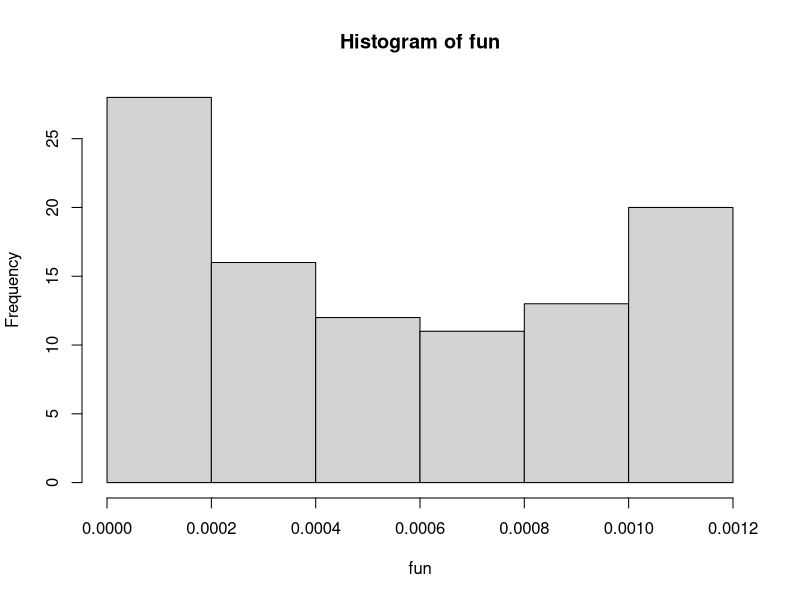
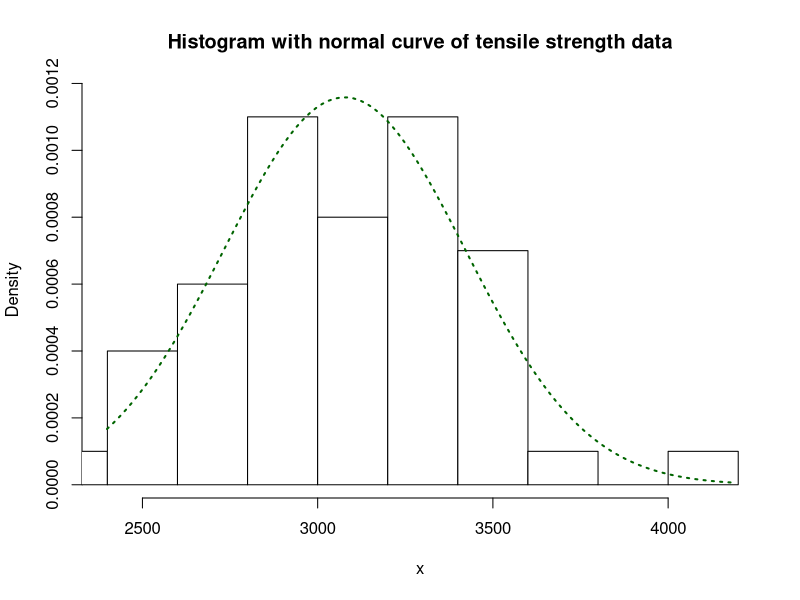

These charts were generated, in order, by the following R code:
#############  Data set 01 (E. I. Abdul Sathar-2020) ############
mean <- 3076.88
sd <- 344.362

x <- c(2944, 3206, 2751, 3089, 3406, 3275, 2606, 2723, 2475, 2930, 2530, 2399, 2806, 2827, 2951, 2854, 2930, 2565, 2799, 3102, 3454, 4185, 3095, 3247, 3371, 3302, 3544, 3454, 3468, 3233, 2571, 3268, 2792, 2916, 3006, 3523, 2958, 3123, 2930, 2689, 3075, 3337, 3468, 3254, 3061, 3647, 3295, 2971, 3068, 3371)

################### Histogram  for tensile strength data#######
y <- seq(min(x), max(x), length.out = 100)

# Normal curve
fun <- dnorm(y, mean, sd)
hist(fun)
# Histogram
hist(x, prob = TRUE, col = "white",xlim=c(min(x), max(x)), ylim = c(min(fun), max(fun)), main = "Histogram with normal curve of tensile strength data")
lines(y, fun, lty="dotted", col="darkgreen", lwd = 2)

#######################################
n = length(x)
############Test statistics####################
SCR.Test<-function(x){ # here X is an array
  n = length(x)
  k1=(n+1)/(n*(n-2))
  k2=1/(n*(n-1)*(n-2))
  xs=sort(x)
  s1<-0
  s2<-0
  for(i in 1:n){
    s1<-s1+xs[i]
    s2<-s2+(2*i*((n+1)-i)+2)*xs[i]
  }
  t<- (4*k1*s1)-(6*k2*s2)  
}
t
########################################## Simulated Critical region #####
MC<- 1000
alpha <- 0.05
test_statistics <- numeric(MC)
deltas= rep()
for (i in 1:MC) {
  x <-rnorm(n, mean,sd)
  deltas[i]= SCR.Test(x)
}
deltas=sort(deltas)
c1= quantile(deltas, 0.05) # lower quantile
c2= quantile(deltas, 0.95) # upper quantile
c1
c2


######################################### Simulated critical method data set 2 () ##############
mu=3.61;lambda=1.588
x<- c(0.2, 0.3, 0.5, 0.5, 0.5, 0.5, 0.6, 0.6, 0.7, 0.7, 0.7, 0.8, 0.8, 1.0, 1.0, 1.0, 1.0, 1.1, 1.3, 1.5,1.5, 1.5, 1.5, 2.0, 2.0, 2.2, 2.5, 3.0, 3.0, 3.3, 3.3, 4.0, 4.0, 4.5, 4.7, 5.0, 5.4, 5.4, 7.0, 7.5,8.8, 9.0, 10.3, 22.0, 24.5)
n = length(x)
      ############Test statistics####################
SCR.Test<-function(x){ # here X is an array
  n = length(x)
  k1=(n+1)/(n*(n-2))
  k2=1/(n*(n-1)*(n-2))
  xs=sort(x)
  s1<-0
  s2<-0
  for(i in 1:n){
    s1<-s1+xs[i]
    s2<-s2+(2*i*((n+1)-i)+2)*xs[i]
  }
  t<- (4*k1*s1)-(6*k2*s2)  
}
t
######################## Simulated Critical region #####
n= 45
MC<- 1000
alpha <- 0.1
test_statistics <- numeric(MC)
deltas= rep()
for (i in 1:MC) {
  n=45
  mu=3.61;lambda=1.588
  IGD <- function(x, mu,lambda) {
    exp(-(lambda)*(x - mean)^2 / (2 * x * mu^2)) * (sqrt(lambda /2 * pi * x^3) )
  }
  generate_random_numbers <- function(n,mu,lambda) {
    u <- runif(n)  
    z <- qnorm(u, mean = 0, sd = 1) 
    x <- mu + lambda * z
    return(x)
  }
  x <- generate_random_numbers(n, mu,lambda)
  deltas[i]= SCR.Test(x)
}
deltas=sort(deltas)
c1= quantile(deltas, 0.05) # lower quantile
c2= quantile(deltas, 0.95) # upper quantile

c1
c2

#######################################################################
